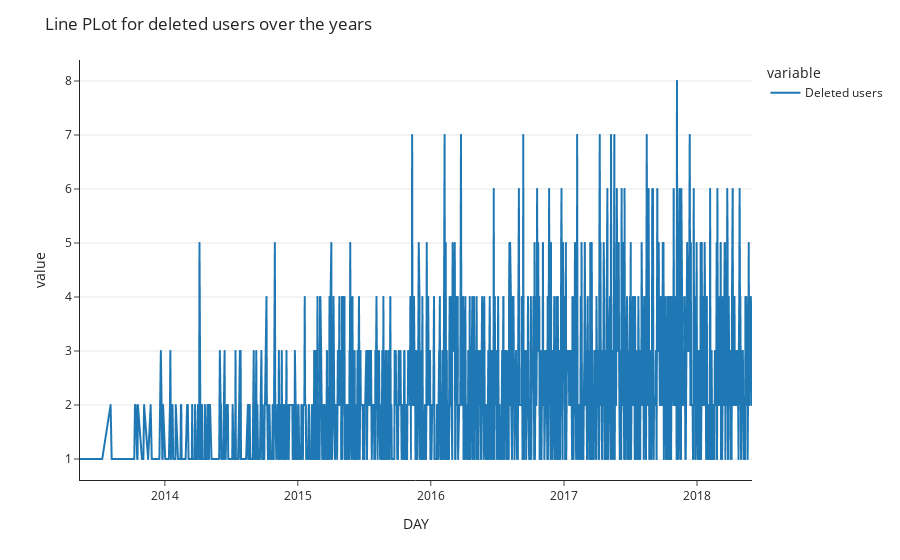

Notebook source saved alongside this figure:
### Code cell
title='Line PLot for deleted users over the years'

line_plot(x='DAY',y=['deleted_users'],df=deleted_at,title=title)

### Figure 1 — Plotly figure (JSON) as saved in the notebook; plotly's stock layout.template omitted (floating-point values rounded to 4 significant figures; data arrays with more than 128 entries replaced by an {"elided": "..."} marker saying what was removed)
{"data": [{"hovertemplate": "variable=deleted_users<br>DAY=%{x}<br>value=%{y}<extra></extra>", "legendgroup": "deleted_users", "line": {"color": "#1F77B4", "dash": "solid"}, "marker": {"symbol": "circle"}, "mode": "lines", "name": "Deleted users", "showlegend": true, "x": {"elided": "1290 str values"}, "xaxis": "x", "y": {"elided": "1290 int values"}, "yaxis": "y", "type": "scattergl"}], "layout": {"xaxis": {"anchor": "y", "domain": [0, 1], "title": {"text": "DAY"}}, "yaxis": {"anchor": "x", "domain": [0, 1], "title": {"text": "value"}, "tickprefix": "", "showgrid": true}, "legend": {"title": {"text": "variable"}, "tracegroupgap": 0}, "margin": {"t": 60}, "title": {"text": "Line PLot for deleted users over the years"}}}
